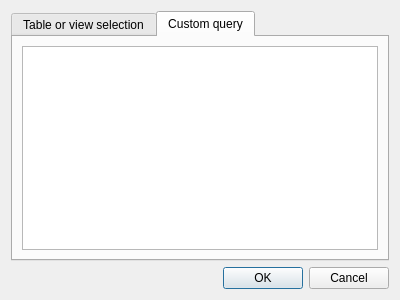
<?xml version="1.0" encoding="UTF-8"?>
<ui version="4.0">
 <class>LReportQueryBuilderDialog</class>
 <widget class="QDialog" name="LReportQueryBuilderDialog">
  <property name="geometry">
   <rect>
    <x>0</x>
    <y>0</y>
    <width>400</width>
    <height>300</height>
   </rect>
  </property>
  <property name="windowTitle">
   <string>Query builder</string>
  </property>
  <property name="windowIcon">
   <iconset>
    <normaloff>:/designer/qtreport_32</normaloff>:/designer/qtreport_32</iconset>
  </property>
  <layout class="QVBoxLayout" name="verticalLayout_3">
   <item>
    <widget class="QTabWidget" name="tabWidget">
     <property name="styleSheet">
      <string notr="true">/*QTabBar::tab {
     background: qlineargradient(x1: 0, y1: 0, x2: 0, y2: 1,
                                 stop: 0 #E1E1E1, stop: 0.4 #DDDDDD,
                                 stop: 0.5 #D8D8D8, stop: 1.0 #D3D3D3);
     border: 2px solid #C4C4C3;
     border-bottom-color: #C2C7CB; 
     border-top-left-radius: 4px;
     border-top-right-radius: 4px;
     min-width: 8ex;
     padding: 2px;
 }
QTabBar::tab:selected, QTabBar::tab:hover {
     background: qlineargradient(x1: 0, y1: 0, x2: 0, y2: 1,
                                 stop: 0 #fafafa, stop: 0.4 #f4f4f4,
                                 stop: 0.5 #e7e7e7, stop: 1.0 #fafafa);
 }
*/</string>
     </property>
     <property name="currentIndex">
      <number>1</number>
     </property>
     <widget class="QWidget" name="tab">
      <attribute name="title">
       <string>Table or view selection</string>
      </attribute>
      <layout class="QVBoxLayout" name="verticalLayout">
       <item>
        <widget class="QTreeWidget" name="tablesTree">
         <property name="rootIsDecorated">
          <bool>true</bool>
         </property>
         <attribute name="headerVisible">
          <bool>false</bool>
         </attribute>
         <column>
          <property name="text">
           <string notr="true">1</string>
          </property>
         </column>
        </widget>
       </item>
      </layout>
     </widget>
     <widget class="QWidget" name="tab_2">
      <attribute name="title">
       <string>Custom query</string>
      </attribute>
      <layout class="QVBoxLayout" name="verticalLayout_2">
       <item>
        <widget class="QPlainTextEdit" name="customQuery"/>
       </item>
      </layout>
     </widget>
    </widget>
   </item>
   <item>
    <widget class="QDialogButtonBox" name="buttonBox">
     <property name="orientation">
      <enum>Qt::Horizontal</enum>
     </property>
     <property name="standardButtons">
      <set>QDialogButtonBox::Cancel|QDialogButtonBox::Ok</set>
     </property>
    </widget>
   </item>
  </layout>
 </widget>
 <resources/>
 <connections>
  <connection>
   <sender>buttonBox</sender>
   <signal>accepted()</signal>
   <receiver>LReportQueryBuilderDialog</receiver>
   <slot>accept()</slot>
   <hints>
    <hint type="sourcelabel">
     <x>252</x>
     <y>295</y>
    </hint>
    <hint type="destinationlabel">
     <x>157</x>
     <y>274</y>
    </hint>
   </hints>
  </connection>
  <connection>
   <sender>buttonBox</sender>
   <signal>rejected()</signal>
   <receiver>LReportQueryBuilderDialog</receiver>
   <slot>reject()</slot>
   <hints>
    <hint type="sourcelabel">
     <x>320</x>
     <y>295</y>
    </hint>
    <hint type="destinationlabel">
     <x>286</x>
     <y>274</y>
    </hint>
   </hints>
  </connection>
 </connections>
</ui>
